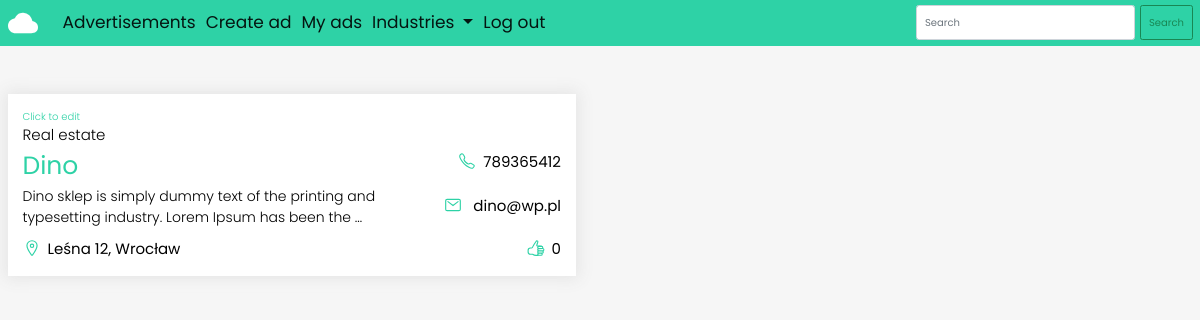
/my (signed in), run on an earlier commit of the app's database.
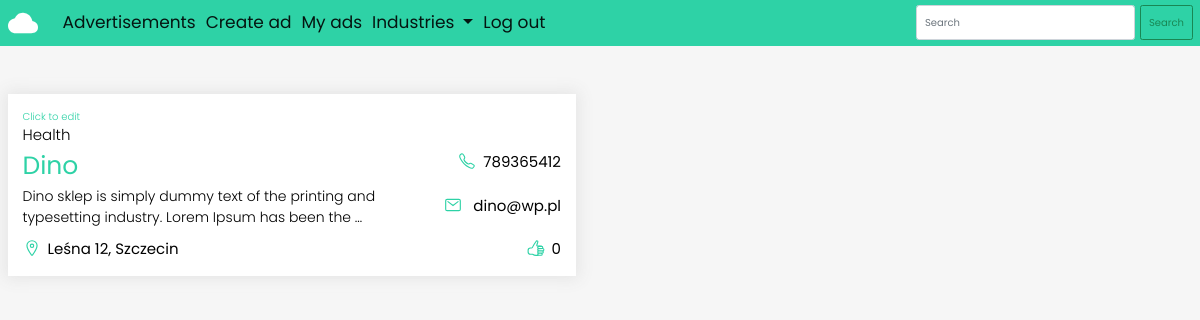
And on a later commit of the database.
### ads/models.py (models this page shows, shortened)
class Advertisement(models.Model):
    company = models.CharField(max_length=300)
    address = models.CharField(max_length=400)
    email = models.EmailField(max_length=254)
    phone = models.CharField(max_length=14)
    desc = models.TextField()
    industries = [
        ('','Choose industry'),
        ('re', 'Real estate'),
        ('ht', 'Health'),
        ('at', 'Automotive'),
        ('ft', 'Fitness'),
    ]
    industry = models.CharField(max_length=2, choices=industries, default='')
    user = models.ForeignKey(User, on_delete=models.CASCADE)
    likes = models.ManyToManyField(User, blank=True, related_name='likes')
    def display_industry(self):
        for industry in self.industries:
            if self.industry in industry:
                toDisplay = industry[1]
        return toDisplay
    def total_likes(self):
        return self.likes.count()

### ads/views.py (the view)
# urls.py: path('my', views.my, name='my'),
@login_required
def my(request):
    ads = Advertisement.objects.filter(user=request.user)
    for ad in ads:
        if ad.likes.filter(id=request.user.id).exists():
            ad.is_liked = True
        else:
            ad.is_liked = False
    return render(request, 'my.html', {'ads': ads})

### ads/templates/my.html
{% extends 'base.html' %}
{% block content %}
<div class="row">
    <div class="ads-row">
        {% for ad in ads %}
        <div class="ad-col">
            <a href="{% url 'edit' ad.id %}">
                <div class="ad-box">
                    <span id="edit">Click to edit</span>
                    <span>{{ad.display_industry}}</span>
                    <div class="info-row">
                        <div class="info-col big">
                            <h2>{{ad.company}}</h2>
                            <p class="desc">{{ad.desc|truncatechars:100}}</p>
                            <p class="small-info">
                                <ion-icon name="location-outline"></ion-icon>{{ad.address}}
                            </p>
                        </div>
                        <div class="info-col">
                            <p class="small-info">
                                <ion-icon name="call-outline"></ion-icon>{{ad.phone}}
                            </p>
                            <p class="small-info">
                                <ion-icon name="mail-outline"></ion-icon>
                                {{ad.email}}
                            </p>
                            <p class="small-info">
                                {% if ad.is_liked %}
                                <ion-icon name="thumbs-up"></ion-icon>{{ad.total_likes}}
                                {% else %}
                                <ion-icon name="thumbs-up-outline"></ion-icon>{{ad.total_likes}}
                                {% endif %}
                            </p>
                        </div>
                    </div>
                </div>
            </a>
        </div>
        {% endfor %}
    </div>
</div>
{% endblock content %}

What changed in the data, as far as the page shows it:
changed Advertisement "Dino": display_industry "Real estate" → "Health"; address "Leśna 12, Wrocław" → "Leśna 12, Szczecin"
